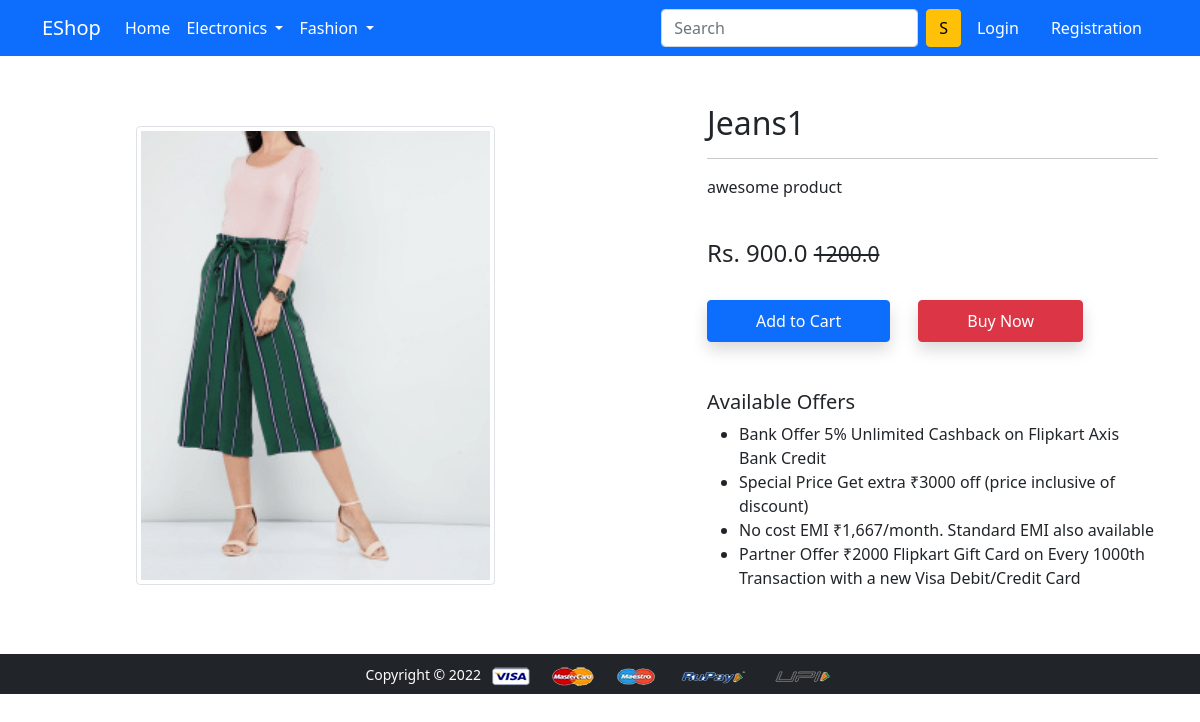
Screenshot of /product-detail/1/ with the database file from the repository.
### app/models.py (models this page shows, shortened)
class Product(models.Model):
 title = models.CharField(max_length=100)
 selling_price = models.FloatField()
 discounted_price = models.FloatField()
 description = models.TextField()
 brand = models.CharField(max_length=100)
 category = models.CharField( choices=CATEGORY_CHOICES, max_length=2)
 product_image = models.ImageField(upload_to='productimg')

### app/views.py (the view)
# urls.py: path('product-detail/<int:pk>/', views.ProductDetailView.as_view(), name='product-detail'),
class ProductDetailView(View):
	def get(self, request, pk):
		totalitem = 0
		product = Product.objects.get(pk=pk)
		print(product.id)
		item_already_in_cart=False
		if request.user.is_authenticated:
			totalitem = len(Cart.objects.filter(user=request.user))
			item_already_in_cart = Cart.objects.filter(Q(product=product.id) & Q(user=request.user)).exists()
		return render(request, 'app/productdetail.html', {'product':product, 'item_already_in_cart':item_already_in_cart, 'totalitem':totalitem})

### app/templates/app/productdetail.html (shortened to what this page needs)
{% extends 'app/base.html' %}
{% load static %}
{% block main-content %}
<div class="container my-5">
 <div class="row">
  <div class="col-sm-6 text-center align-self-center">
   <img src="{{product.product_image.url}}" alt="" class="img-fluid img-thumbnail">
  </div>
  <div class="col-sm-5 offset-sm-1">
   <h2>{{product.title}}</h2>
   <hr>
   <p>{{product.description}}</p> <br>
   <h4>Rs. {{product.discounted_price}} <small class="fw-light text-decoration-line-through">{{product.selling_price}}</small></h4> <br>
   {% if not request.user.is_authenticated %}
     <form action="/add-to-cart" class="d-inline">
      <button type="submit" class="btn btn-primary shadow px-5 py-2">Add to Cart</button>
     </form>
   {% endif %}
   <a href="{% url 'checkout' %}" class="btn btn-danger shadow px-5 py-2 ms-4">Buy Now</a>
   <h5 class="mt-5">Available Offers</h5>
   <ul>
    <li>Bank Offer 5% Unlimited Cashback on Flipkart Axis Bank Credit</li>
    <li>Special Price Get extra ₹3000 off (price inclusive of discount)</li>
    <li>No cost EMI ₹1,667/month. Standard EMI also available</li>
    <li>Partner Offer ₹2000 Flipkart Gift Card on Every 1000th Transaction with a new Visa Debit/Credit Card</li>
   </ul>
  </div>
 </div>
</div>
{% endblock main-content %}

### rows the page displays
Product: product_image (picture), title "Jeans1", description "awesome product", discounted_price "900.0", selling_price "1200.0"
